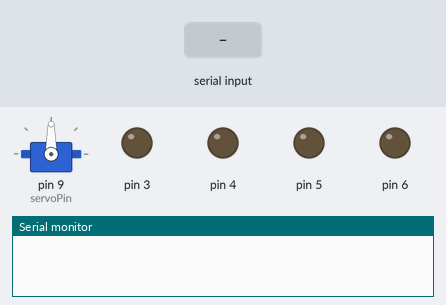
This sketch was run on a simulated Arduino Uno, built with avr-gcc and run on an emulated ATmega328P. Parts: servo, output pins drawn as LEDs (lit = HIGH), the last lines printed to the serial monitor. Inputs (shaded band) come from the test bench.

Above: at 9.8 s.
9.9 s: "*forward#" received over the second serial link
At 14.8 s:
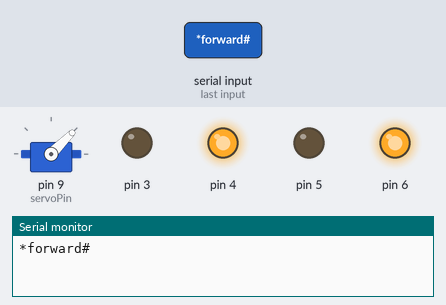
18.5 s: "*back#" received over the second serial link
At 22.4 s:
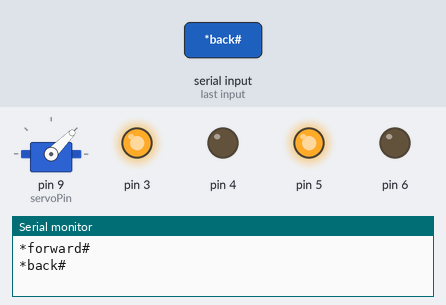
25.6 s: "*left#" received over the second serial link
At 29.4 s:
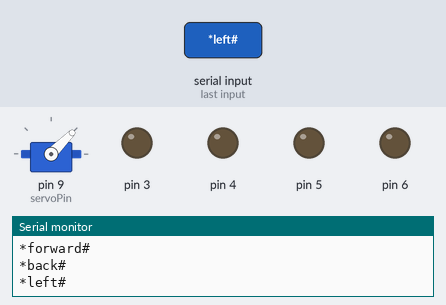
30.1 s: "*right#" received over the second serial link
At 31.7 s:
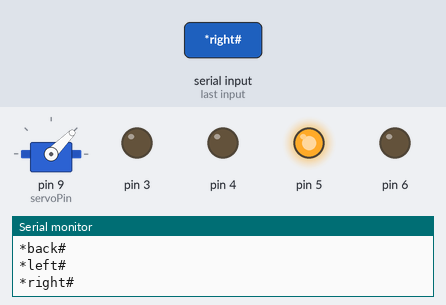
Timing chart, 0 to 35.4 s (numbered marks = the images above; inputs shaded):
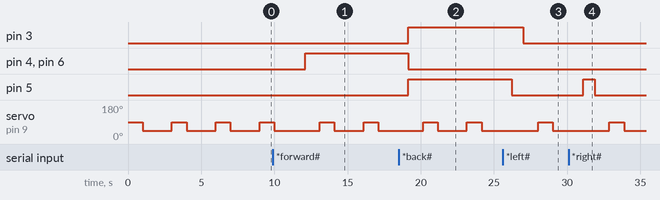

The sketch:

voice_controll_Robot.ino
```cpp
#include <Servo.h>
#include <SoftwareSerial.h>
// Declare the Servo pin

// Create a servo object
Servo Servo1;
int servoPin = 9;
#define servoPin2 10
#define servoPin3 11
SoftwareSerial BT(0, 1); //TX, RX respetively
String readvoice;

void setup() {
 BT.begin(9600);
 Serial.begin(9600);
  pinMode(4, OUTPUT);
  pinMode(3, OUTPUT);
  pinMode(5, OUTPUT);
  pinMode(6, OUTPUT);

   // We need to attach the servo to the used pin number
   Servo1.attach(servoPin);

}
//-----------------------------------------------------------------------//
void loop() {
  // Make servo go to 0 degrees
   Servo1.write(90);
   delay(1000);
   // Make servo go to 45 degrees
   Servo1.write(45);
   delay(2000);

  while (BT.available()){  //Check if there is an available byte to read
  delay(10); //Delay added to make thing stable
  char c = BT.read(); //Conduct a serial read
  readvoice += c; //build the string- "forward", "reverse", "left" and "right"

  }
  if (readvoice.length() > 0) {
    Serial.println(readvoice);

  if(readvoice == "*forward#")
  {
    digitalWrite(3, LOW);
    digitalWrite (4, HIGH);
    digitalWrite(5,LOW);
    digitalWrite(6,HIGH);
   delay(1000);
  }

  else if(readvoice == "*back#")
  {
      digitalWrite(3, HIGH);
    digitalWrite(4, LOW);
    digitalWrite(5, HIGH);
    digitalWrite(6,LOW);
   delay(1000);
  }

  else if (readvoice == "*left#")
  {
    digitalWrite (3,HIGH);
    digitalWrite (4,LOW);
    digitalWrite (5,LOW);
    digitalWrite (6,LOW);
  delay (800);
      digitalWrite(3, LOW);
    digitalWrite (4, LOW);
    digitalWrite(5,LOW);
    digitalWrite(6,LOW);
     delay(1000);

  }

 else if ( readvoice == "*right#")
 {
   digitalWrite (3, LOW);
   digitalWrite (4, LOW);
   digitalWrite (5, HIGH);
   digitalWrite (6, LOW);
    delay (800);
      digitalWrite(3, LOW);
    digitalWrite (4, LOW);
    digitalWrite(5,LOW);
    digitalWrite(6,LOW);
     delay(1000);
 }

 else if (readvoice == "*stop#")
 {
   digitalWrite (3, LOW);
   digitalWrite (4, LOW);
   digitalWrite (5, LOW);
   digitalWrite (6, LOW);
    delay(1000);

 }


if(readvoice == "*left hands up#")
  {
    digitalWrite(servoPin2, HIGH);
    delayMicroseconds(1450);
    digitalWrite(servoPin2, LOW);
    delayMicroseconds(18550);

  }
  if(readvoice == "*hello#")
  {
    digitalWrite(servoPin3, HIGH);
    delayMicroseconds(1450);
    digitalWrite(servoPin3, LOW);
    delayMicroseconds(18550);

  }
else if(readvoice == "*left hands down#")
  {
     digitalWrite(servoPin2, HIGH);
    delayMicroseconds(700);
    digitalWrite(servoPin2, LOW);
    delayMicroseconds(18550);

    }
    else if(readvoice == "*thanks#")
  {
     digitalWrite(servoPin3, HIGH);
    delayMicroseconds(700);
    digitalWrite(servoPin3, LOW);
    delayMicroseconds(18550);


  }
 readvoice="";}} //Reset the variable
```

Measured:
- after the input at 9.9 s, pin 4, pin 6: LOW → HIGH after 2.2 s
- after the input at 18.5 s, pin 3, pin 5: LOW → HIGH after 0.65 s; pin 4, pin 6: HIGH → LOW after 0.65 s
- after the input at 25.6 s, pin 3: HIGH → LOW after 1.4 s; pin 5: HIGH → LOW after 0.61 s
- after the input at 30.1 s, pin 5: LOW → HIGH after 0.98 s, → LOW 0.80 s later
- by itself, servo on pin 9 (servoPin): alternates 90° for 1.0 s and 45° for 2.0 s
